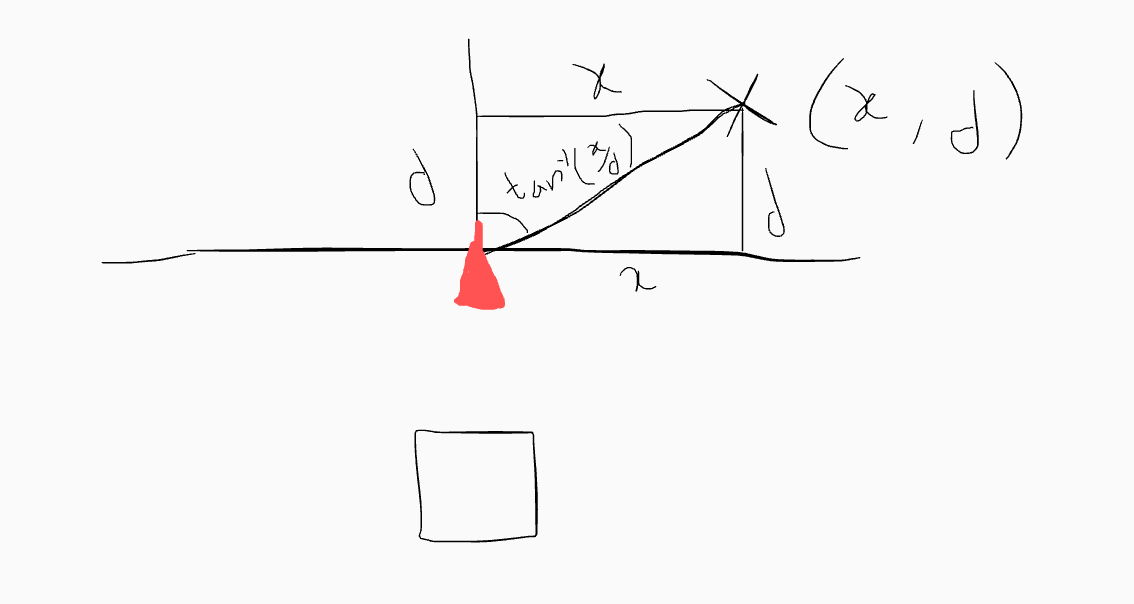
#> input picture x.png, 1134 x 604 px, given in place of the camera
$ python 'Corner Detection 2.py'
#> lines starting #> are read from the running program, lines starting #| are printed output that depends on the picture; after the words box and inside, x2 and y2 are one past the last pixel; in counts of white or black regions, pixels touching at a corner belong together
import cv2
import numpy as np

# Initialize the camera capture
capture = cv2.VideoCapture(0)

while capture.isOpened():
    ret, frame = capture.read()
#> frame is the input picture: shape (604, 1134, 3); mean B, G, R 246.9, 246.9, 247.5

    if not ret:
        break

    # Convert the frame to grayscale
    gray_frame = cv2.cvtColor(frame, cv2.COLOR_BGR2GRAY)

    # Apply Gaussian blur to reduce noise
    blurred_frame = cv2.GaussianBlur(gray_frame, (5, 5), 0)

    # Use Canny edge detection to detect edges
    edges = cv2.Canny(blurred_frame, threshold1=30, threshold2=100)
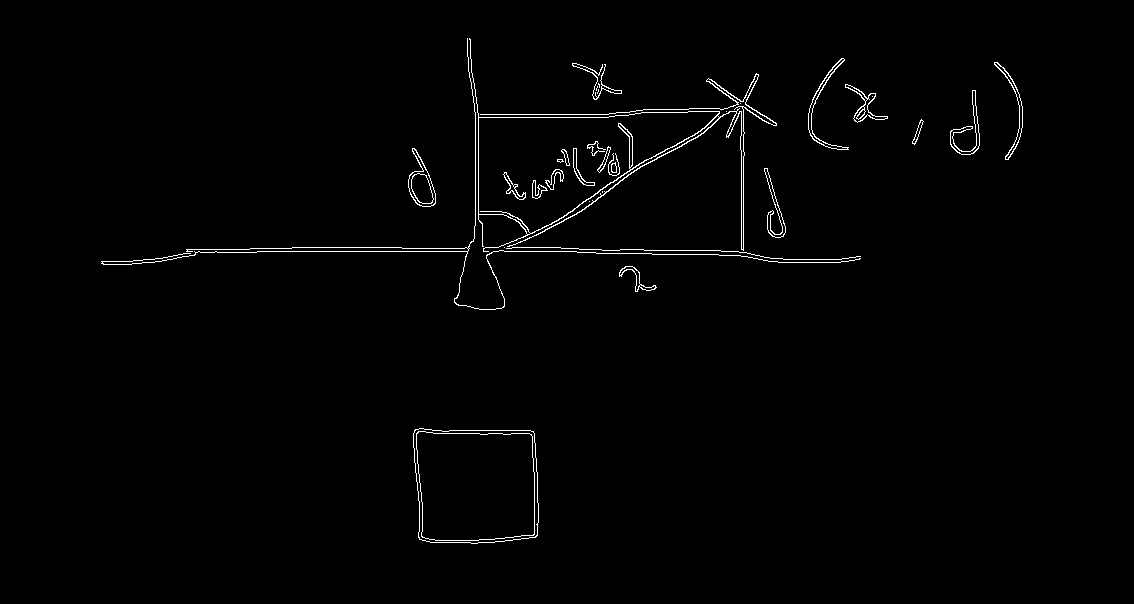
#> edges: shape (604, 1134); 1.1% white in thin lines or dots, all inside (x1, y1, x2, y2) = (101, 38, 1023, 544)

    # Find and draw contours of detected edges
    contours, _ = cv2.findContours(edges, cv2.RETR_EXTERNAL, cv2.CHAIN_APPROX_SIMPLE)
#> contours = 21 contours, 9 with area under 20; largest, box (x1, y1, x2, y2) and area: (469, 38, 777, 252) 17132, (413, 428, 539, 544) 13304, (408, 148, 436, 207) 834, (808, 58, 849, 150) 398, (845, 84, 888, 123) 372

    # Initialize lists to store distances
    distances = []

    for contour in contours:
        # Calculate the center of each contour
        M = cv2.moments(contour)
        if M["m00"] != 0:
            cX = int(M["m10"] / M["m00"])
            cY = int(M["m01"] / M["m00"])
        else:
            cX, cY = 0, 0

        # Calculate the distance from the center of the frame (image center)
        frame_height, frame_width = frame.shape[:2]
        distance = np.sqrt((cX - frame_width // 2) ** 2 + (cY - frame_height // 2) ** 2)

        distances.append(distance)
#> this loop made 21 passes
#> (contour, cX, cY, distance) on passes 4, 5, 6, 10, 11: ([[504, 247]], 0, 0, 642.4), ([[589, 201]], 0, 0, 642.4), ([[602, 191], [602, 192]], 0, 0, 642.4), ([[726, 111]], 0, 0, 642.4), ([[740, 103]], 0, 0, 642.4)
#> (cX, cY, distance) on passes 1, 2, 3, 7, 8, 9: (476, 485, 204.4), (636, 278, 73.05), (0, 0, 642.4), (773, 210, 225.6), (421, 185, 187.1), (917, 131, 389.5)
#> after the loop, distances = [204.4, 73.05, 642.4, 642.4, 642.4, 642.4, 225.6, 187.1, 389.5, 642.4, 642.4, 435.4, 642.4, 642.4, 355.8, 220.2, 220.3, 485.4, 321, 144, 149.9]

    max_distance = max(distances)
#> max_distance = 642.4

    for i in range(len(contours)):
        if distances[i] < max_distance * 0.5:  # Adjust the threshold as needed
            cv2.drawContours(frame, contours, i, (0, 0, 255), 2)  # Nearby edges (red)
        else:
            cv2.drawContours(frame, contours, i, (0, 255, 0), 2)  # Distant edges (green)
#> this loop made 21 passes
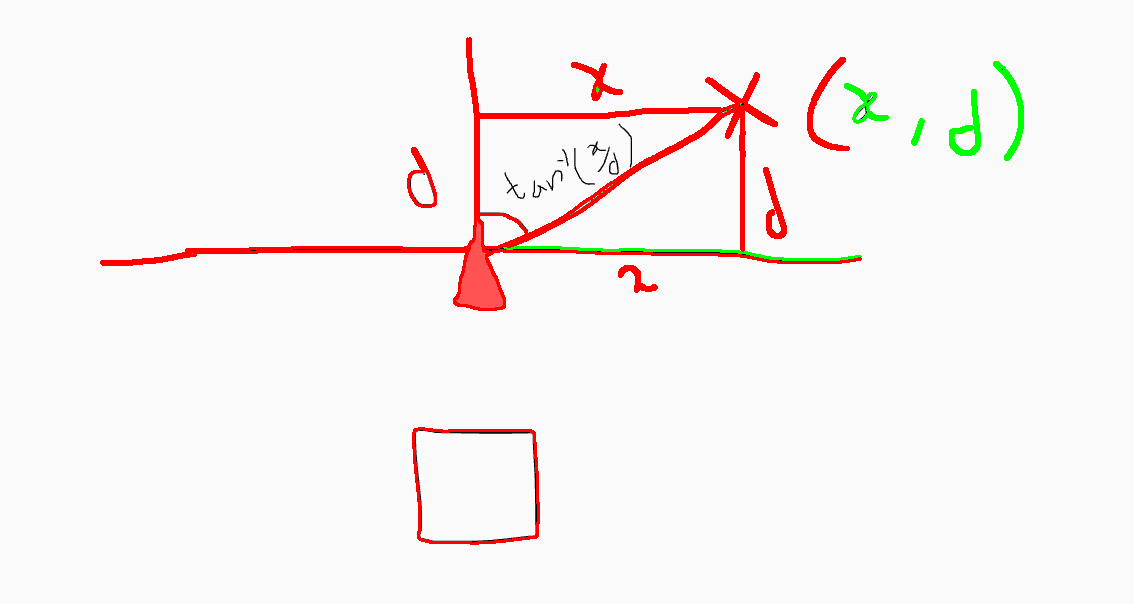
#> frame: shape (604, 1134, 3); 2.71% of pixels changed, all inside (x1, y1, x2, y2) = (100, 37, 1024, 545)

    # Display the frame with detected edges
    cv2.imshow('Edge Detection', frame)

    if cv2.waitKey(10) & 0xFF == 27:  # Press 'Esc' to exit the loop
#> (key Esc is pressed here)
        break

# Release the camera and close all OpenCV windows
capture.release()
cv2.destroyAllWindows()
